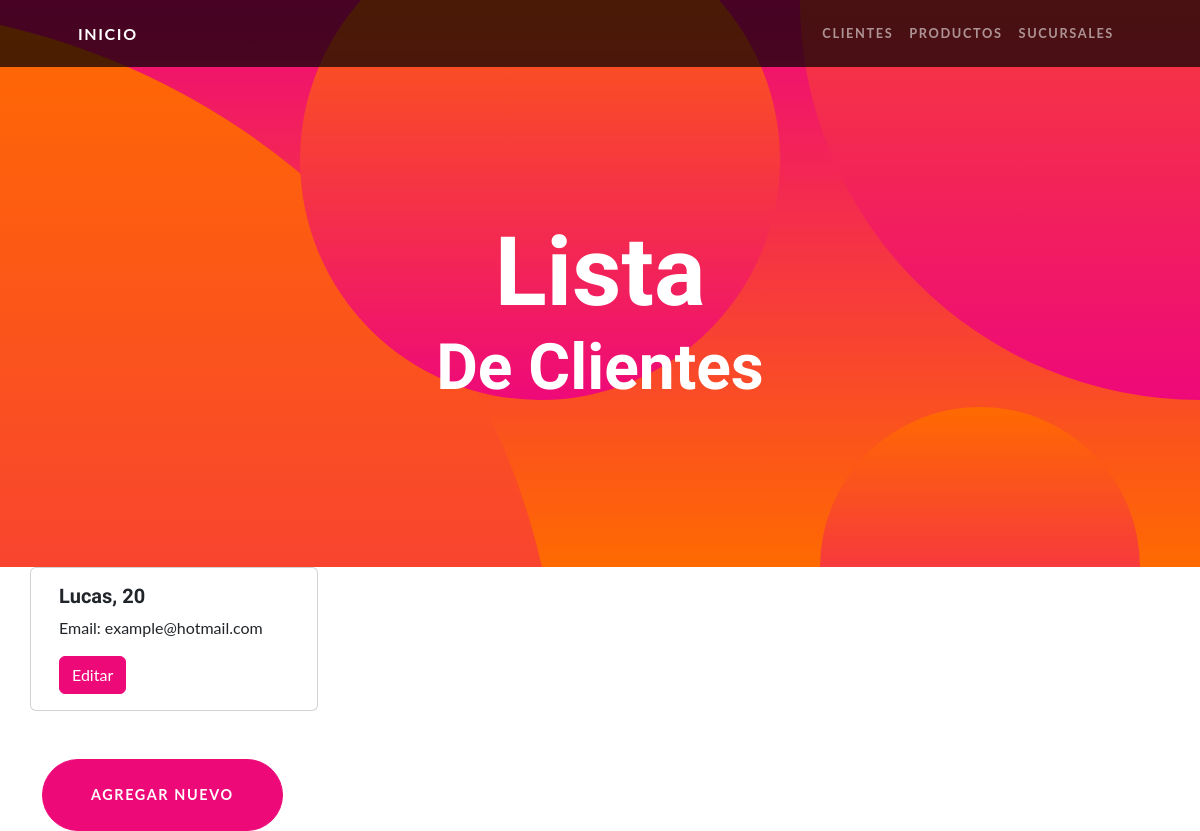
/App1/clases/listas/, run on an earlier commit of the app's database.
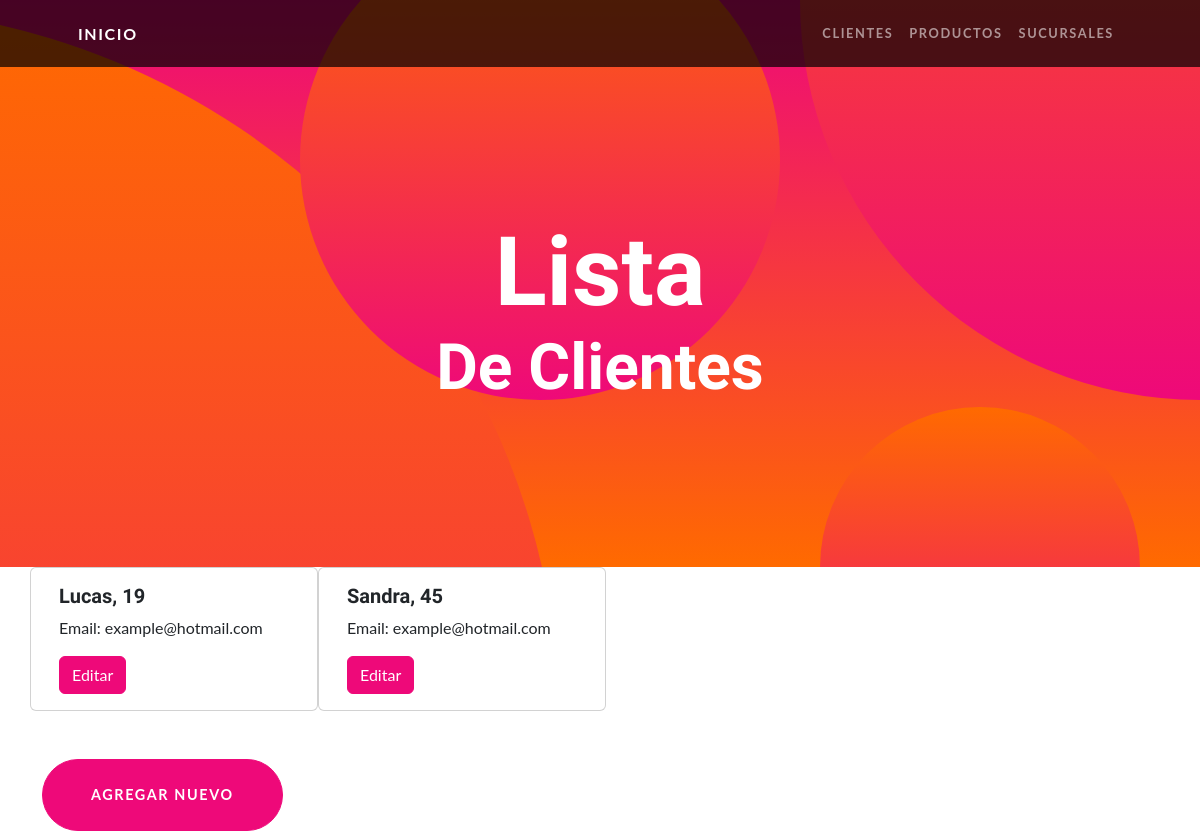
And on a later commit of the database.
### App1/models.py (models this page shows, shortened)
class Cliente(models.Model):
    nombre = models.CharField(max_length=40)
    email = models.EmailField(max_length=40)
    edad = models.IntegerField()

### App1/views.py (the view)
# urls.py: path('clases/listas/', views.ClienteListView.as_view(), name='List'),
class ClienteListView(ListView):
    model=Cliente
    template_name= "App1/listacli.html"

### App1/templates/App1/listacli.html (shortened to what this page needs)
{% extends 'App1/base.html' %} {% load static %}  {% block main %}
<header class="masthead text-center text-white">
  <div class="masthead-content">
    <div class="container px-5">
      <h1 class="masthead-heading mb-0">Lista</h1>
      <h2 class="masthead-subheading mb-0">De Clientes</h2>
    </div>
  </div>
  <div class="bg-circle-1 bg-circle"></div>
  <div class="bg-circle-2 bg-circle"></div>
  <div class="bg-circle-3 bg-circle"></div>
  <div class="bg-circle-4 bg-circle"></div>
</header>
<div class="container">
    <div class="row">
        {% for cliente in object_list %}
         <div class="card" style="width: 18rem">
            <div class="card-body">
                <h5 class="card-title">{{ cliente.nombre }}, {{cliente.edad}}</h5>
                <p class="card-text">Email: {{ cliente.email }}</p>
                <a href="{% url 'Edit' cliente.id %}" class="btn btn-primary">Editar</a>
            </div>
         </div>
        {% endfor %}
        </div>
</div>
<div class="container">
    <a class="btn btn-primary btn-xl rounded-pill mt-5" href="{% url 'New' %}">Agregar nuevo</a>
</div>
{% endblock main %}

What changed in the data, as far as the page shows it:
changed Cliente "Lucas": edad "20" → "19"
added Cliente: nombre "Sandra", edad "45", email "example@hotmail.com"
